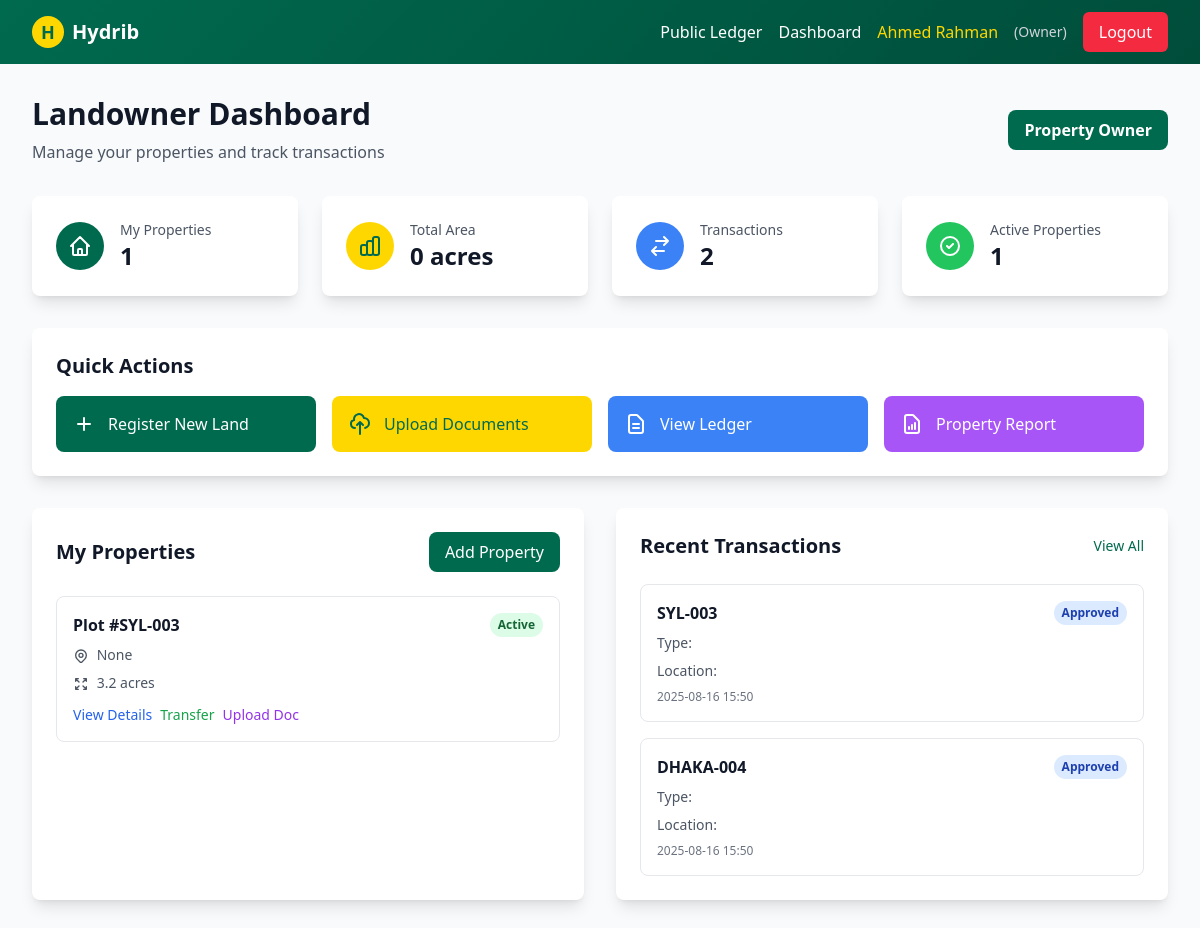
The app's page /dashboard (signed in) with its own data.
### tables this page shows
CREATE TABLE land_records (
            id INTEGER PRIMARY KEY AUTOINCREMENT,
            plot_number TEXT UNIQUE NOT NULL,
            khatian_number TEXT,
            dag_number TEXT,
            owner_id INTEGER,
            area REAL NOT NULL,
            market_value INTEGER NOT NULL,
            land_type TEXT NOT NULL,
            division TEXT NOT NULL,
            district TEXT NOT NULL,
            upazila TEXT NOT NULL,
            mouza TEXT,
            address TEXT NOT NULL,
            description TEXT,
            location TEXT,
            status TEXT DEFAULT 'registered',
            hash_value TEXT NOT NULL,
            created_at TIMESTAMP DEFAULT CURRENT_TIMESTAMP,
            FOREIGN KEY (owner_id) REFERENCES users (id)
        );

CREATE TABLE transactions (
            id INTEGER PRIMARY KEY AUTOINCREMENT,
            property_id INTEGER,
            seller_id INTEGER,
            buyer_email TEXT NOT NULL,
            buyer_phone TEXT,
            sale_price INTEGER NOT NULL,
            payment_method TEXT NOT NULL,
            transfer_date DATE NOT NULL,
            registration_fee INTEGER NOT NULL,
            status TEXT DEFAULT 'pending',
            created_at TIMESTAMP DEFAULT CURRENT_TIMESTAMP,
            FOREIGN KEY (property_id) REFERENCES land_records (id),
            FOREIGN KEY (seller_id) REFERENCES users (id)
        );

### app.py (the view, shortened to what this page needs)
@app.route('/dashboard')
@login_required
def dashboard():
    user_role = session.get('user_role')
    user_id = session.get('user_id')
    login_time = session.get('login_time')
    if login_time:
        login_datetime = datetime.datetime.fromisoformat(login_time)
        session_timeout = app.config.get('SESSION_TIMEOUT', 7200)  # 2 hours default
        if (datetime.datetime.now() - login_datetime).total_seconds() > session_timeout:
            session.clear()
            flash('Session expired. Please login again.', 'warning')
            return redirect(url_for('login'))
    conn = get_db_connection()
    if user_role == 'admin':
        pending_transactions = conn.execute(
            '''SELECT t.*, l.plot_number, l.address,
                      u1.full_name as from_user, u2.full_name as to_user
               FROM transactions t
               JOIN land_records l ON t.property_id = l.id
               LEFT JOIN users u1 ON t.seller_id = u1.id
               LEFT JOIN users u2 ON u2.email = t.buyer_email
               WHERE t.status = 'pending'
               ORDER BY t.created_at DESC'''
        ).fetchall()
        total_lands = conn.execute('SELECT COUNT(*) as count FROM land_records').fetchone()['count']
        total_users = conn.execute('SELECT COUNT(*) as count FROM users').fetchone()['count']
        total_transactions = conn.execute('SELECT COUNT(*) as count FROM transactions').fetchone()['count']
        conn.close()
        return render_template('admin_dashboard.html',
                             pending_transactions=pending_transactions,
                             total_lands=total_lands,
                             total_users=total_users,
                             total_transactions=total_transactions)
    elif user_role == 'owner':
        properties = conn.execute(
            'SELECT * FROM land_records WHERE owner_id = ? ORDER BY created_at DESC',
            (user_id,)
        ).fetchall()
        transactions = conn.execute(
            '''SELECT t.*, l.plot_number, l.address
               FROM transactions t
               JOIN land_records l ON t.property_id = l.id
               WHERE t.seller_id = ?
               ORDER BY t.created_at DESC LIMIT 10''',
            (user_id,)
        ).fetchall()
        conn.close()
        return render_template('owner_dashboard.html',
                             properties=properties,
                             transactions=transactions)

### templates/owner_dashboard.html (shortened to what this page needs)
{% extends "base.html" %}
{% block content %}
<div class="min-h-screen bg-gray-50 py-8">
    <div class="max-w-7xl mx-auto px-4 sm:px-6 lg:px-8">
        <div class="mb-8">
            <div class="flex items-center justify-between">
                <div>
                    <h1 class="text-3xl font-bold text-gray-900">Landowner Dashboard</h1>
                    <p class="text-gray-600 mt-2">Manage your properties and track transactions</p>
                </div>
                <div class="flex items-center space-x-4">
                    <div class="bg-bangladesh-green text-white px-4 py-2 rounded-lg">
                        <span class="font-semibold">Property Owner</span>
                    </div>
                </div>
            </div>
        </div>
        <div class="grid grid-cols-1 md:grid-cols-2 lg:grid-cols-4 gap-6 mb-8">
            <div class="bg-white rounded-lg shadow-lg p-6 card-hover">
                <div class="flex items-center">
                    <div class="w-12 h-12 bg-bangladesh-green rounded-full flex items-center justify-center">
                        <svg class="w-6 h-6 text-white" fill="none" stroke="currentColor" viewBox="0 0 24 24">
                            <path stroke-linecap="round" stroke-linejoin="round" stroke-width="2" d="M3 12l2-2m0 0l7-7 7 7M5 10v10a1 1 0 001 1h3m10-11l2 2m-2-2v10a1 1 0 01-1 1h-3m-6 0a1 1 0 001-1v-4a1 1 0 011-1h2a1 1 0 011 1v4a1 1 0 001 1m-6 0h6"></path>
                        </svg>
                    </div>
                    <div class="ml-4">
                        <p class="text-sm font-medium text-gray-600">My Properties</p>
                        <p class="text-2xl font-bold text-gray-900">{{ properties|length }}</p>
                    </div>
                </div>
            </div>
            <div class="bg-white rounded-lg shadow-lg p-6 card-hover">
                <div class="flex items-center">
                    <div class="w-12 h-12 bg-bangladesh-gold rounded-full flex items-center justify-center">
                    </div>
                    <div class="ml-4">
                        <p class="text-sm font-medium text-gray-600">Total Area</p>
                        <p class="text-2xl font-bold text-gray-900">{% set total_area = 0 %}{% for prop in properties %}{% set total_area = total_area + (prop.area|extract_area) %}{% endfor %}{{ total_area|round(2) }} acres</p>
                    </div>
                </div>
            </div>
            <div class="bg-white rounded-lg shadow-lg p-6 card-hover">
                <div class="flex items-center">
                    <div class="w-12 h-12 bg-blue-500 rounded-full flex items-center justify-center">
                        <svg class="w-6 h-6 text-white" fill="none" stroke="currentColor" viewBox="0 0 24 24">
                            <path stroke-linecap="round" stroke-linejoin="round" stroke-width="2" d="M8 7h12m0 0l-4-4m4 4l-4 4m0 6H4m0 0l4 4m-4-4l4-4"></path>
                        </svg>
                    </div>
                    <div class="ml-4">
                        <p class="text-sm font-medium text-gray-600">Transactions</p>
                        <p class="text-2xl font-bold text-gray-900">{{ transactions|length }}</p>
                    </div>
                </div>
            </div>
            <div class="bg-white rounded-lg shadow-lg p-6 card-hover">
                <div class="flex items-center">
                    <div class="w-12 h-12 bg-green-500 rounded-full flex items-center justify-center">
                        <svg class="w-6 h-6 text-white" fill="none" stroke="currentColor" viewBox="0 0 24 24">
                            <path stroke-linecap="round" stroke-linejoin="round" stroke-width="2" d="M9 12l2 2 4-4m6 2a9 9 0 11-18 0 9 9 0 0118 0z"></path>
                        </svg>
                    </div>
                    <div class="ml-4">
                        <p class="text-sm font-medium text-gray-600">Active Properties</p>
                        <p class="text-2xl font-bold text-gray-900">{{ properties|selectattr('status', 'equalto', 'active')|list|length }}</p>
                    </div>
                </div>
            </div>
        </div>
        <div class="bg-white rounded-lg shadow-lg p-6 mb-8">
            <h2 class="text-xl font-bold text-gray-900 mb-4">Quick Actions</h2>
            <div class="grid grid-cols-1 md:grid-cols-2 lg:grid-cols-4 gap-4">
                <a href="{{ url_for('register_land') }}" class="flex items-center p-4 bg-bangladesh-green text-white rounded-lg hover:bg-dark-green transition-colors duration-200">
                    <svg class="w-6 h-6 mr-3" fill="none" stroke="currentColor" viewBox="0 0 24 24">
                        <path stroke-linecap="round" stroke-linejoin="round" stroke-width="2" d="M12 6v6m0 0v6m0-6h6m-6 0H6"></path>
                    </svg>
                    <span class="font-medium">Register New Land</span>
                </a>
                <a href="/upload-documents" class="flex items-center p-4 bg-bangladesh-gold text-bangladesh-green rounded-lg hover:bg-yellow-500 transition-colors duration-200">
                    <svg class="w-6 h-6 mr-3" fill="none" stroke="currentColor" viewBox="0 0 24 24">
                        <path stroke-linecap="round" stroke-linejoin="round" stroke-width="2" d="M7 16a4 4 0 01-.88-7.903A5 5 0 1115.9 6L16 6a5 5 0 011 9.9M15 13l-3-3m0 0l-3 3m3-3v12"></path>
                    </svg>
                    <span class="font-medium">Upload Documents</span>
                </a>
                <a href="/ledger" class="flex items-center p-4 bg-blue-500 text-white rounded-lg hover:bg-blue-600 transition-colors duration-200">
                    <svg class="w-6 h-6 mr-3" fill="none" stroke="currentColor" viewBox="0 0 24 24">
                        <path stroke-linecap="round" stroke-linejoin="round" stroke-width="2" d="M9 12h6m-6 4h6m2 5H7a2 2 0 01-2-2V5a2 2 0 012-2h5.586a1 1 0 01.707.293l5.414 5.414a1 1 0 01.293.707V19a2 2 0 01-2 2z"></path>
                    </svg>
                    <span class="font-medium">View Ledger</span>
                </a>
                <button onclick="generatePropertyReport()" class="flex items-center p-4 bg-purple-500 text-white rounded-lg hover:bg-purple-600 transition-colors duration-200">
                    <svg class="w-6 h-6 mr-3" fill="none" stroke="currentColor" viewBox="0 0 24 24">
                        <path stroke-linecap="round" stroke-linejoin="round" stroke-width="2" d="M9 17v-2m3 2v-4m3 4v-6m2 10H7a2 2 0 01-2-2V5a2 2 0 012-2h5.586a1 1 0 01.707.293l5.414 5.414a1 1 0 01.293.707V19a2 2 0 01-2 2z"></path>
                    </svg>
                    <span class="font-medium">Property Report</span>
                </button>
            </div>
        </div>
        <div class="grid grid-cols-1 lg:grid-cols-2 gap-8">
            <div class="bg-white rounded-lg shadow-lg p-6">
                <div class="flex items-center justify-between mb-6">
                    <h2 class="text-xl font-bold text-gray-900">My Properties</h2>
                    <a href="{{ url_for('register_land') }}" class="bg-bangladesh-green text-white px-4 py-2 rounded-lg hover:bg-dark-green transition-colors duration-200">
                        Add Property
                    </a>
                </div>
                {% if properties %}
                    <div class="space-y-4">
                        {% for property in properties %}
                        <div class="border border-gray-200 rounded-lg p-4 hover:shadow-md transition-shadow duration-200">
                            <div class="flex items-center justify-between mb-2">
                                <h3 class="font-semibold text-gray-900">Plot #{{ property.plot_number }}</h3>
                                <span class="inline-flex px-2 py-1 text-xs font-semibold rounded-full {% if property.status == 'active' %}bg-green-100 text-green-800{% elif property.status == 'pending_transfer' %}bg-yellow-100 text-yellow-800{% else %}bg-red-100 text-red-800{% endif %}">
                                    {{ property.status|replace('_', ' ')|title }}
                                </span>
                            </div>
                            <p class="text-gray-600 text-sm mb-2">
                                {{ property.location }}
                            </p>
                            <p class="text-gray-600 text-sm mb-3">
                                <svg class="w-4 h-4 inline mr-1" fill="none" stroke="currentColor" viewBox="0 0 24 24">
                                    <path stroke-linecap="round" stroke-linejoin="round" stroke-width="2" d="M4 8V4m0 0h4M4 4l5 5m11-1V4m0 0h-4m4 0l-5 5M4 16v4m0 0h4m-4 0l5-5m11 5l-5-5m5 5v-4m0 4h-4"></path>
                                </svg>
                                {{ property.area }} acres
                            </p>
                            <div class="flex space-x-2">
                                <button onclick="viewPropertyDetails('{{ property.id }}')" class="text-blue-600 hover:text-blue-800 text-sm font-medium">
                                    View Details
                                </button>
                                {% if property.status == 'active' %}
                                <button onclick="initiateTransfer('{{ property.id }}')" class="text-green-600 hover:text-green-800 text-sm font-medium">
                                    Transfer
                                </button>
                                {% endif %}
                                <a href="{{ url_for('upload_documents', property_id=property.id) }}" class="text-purple-600 hover:text-purple-800 text-sm font-medium">
                                    Upload Doc
                                </a>
                            </div>
                        </div>
                        {% endfor %}
                    </div>
                {% endif %}
            </div>
            <div class="bg-white rounded-lg shadow-lg p-6">
                <div class="flex items-center justify-between mb-6">
                    <h2 class="text-xl font-bold text-gray-900">Recent Transactions</h2>
                    <a href="/ledger" class="text-bangladesh-green hover:text-dark-green text-sm font-medium">
                        View All
                    </a>
                </div>
                {% if transactions %}
                    <div class="space-y-4">
                        {% for transaction in transactions %}
                        <div class="border border-gray-200 rounded-lg p-4">
                            <div class="flex items-center justify-between mb-2">
                                <h3 class="font-semibold text-gray-900">{{ transaction.plot_number }}</h3>
                                <span class="inline-flex px-2 py-1 text-xs font-semibold rounded-full {% if transaction.status == 'completed' %}bg-green-100 text-green-800{% elif transaction.status == 'pending' %}bg-yellow-100 text-yellow-800{% elif transaction.status == 'approved' %}bg-blue-100 text-blue-800{% else %}bg-red-100 text-red-800{% endif %}">
                                    {{ transaction.status|title }}
                                </span>
                            </div>
                            <p class="text-gray-600 text-sm mb-2">
                                Type: {{ transaction.transaction_type|title }}
                            </p>
                            <p class="text-gray-600 text-sm mb-2">
                                Location: {{ transaction.location }}
                            </p>
                            <p class="text-gray-500 text-xs">
                                {{ transaction.created_at[:16].replace('T', ' ') if transaction.created_at else 'N/A' }}
                            </p>
                        </div>
                        {% endfor %}
                    </div>
                {% endif %}
            </div>
        </div>
    </div>
</div>
{% endblock %}

### records on screen
land_records: plot_number "SYL-003", status "Active", location "None", area "3.2"

### other values on screen
{{ session.user_name }} "Ahmed Rahman"
{{ session.user_role|title }} "Owner"
{{ properties|length }} "1"
{{ total_area|round(2) }} "0"
{{ transactions|length }} "2"
{{ properties|selectattr('status', 'equalto', 'active')|list|length }} "1"
